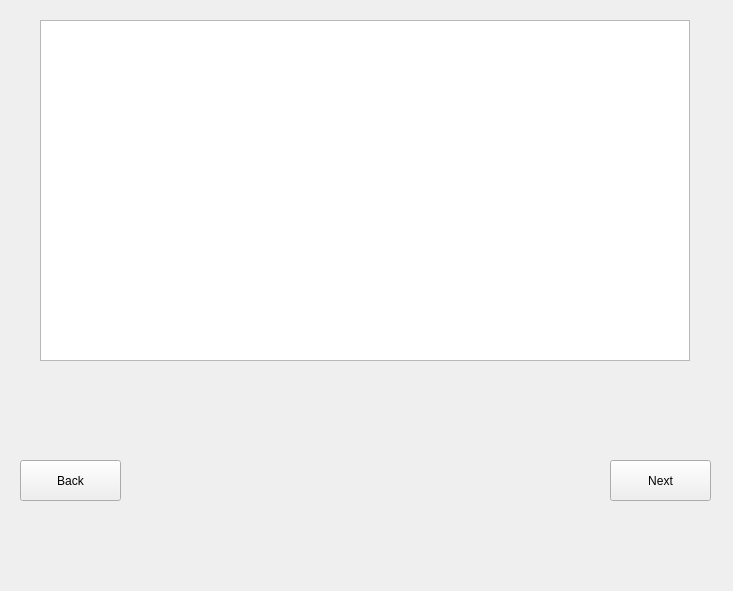
<?xml version="1.0" encoding="UTF-8"?>
<ui version="4.0">
 <class>Form</class>
 <widget class="QWidget" name="Form">
  <property name="geometry">
   <rect>
    <x>0</x>
    <y>0</y>
    <width>733</width>
    <height>591</height>
   </rect>
  </property>
  <property name="windowTitle">
   <string>Form</string>
  </property>
  <widget class="QPushButton" name="bt_prev">
   <property name="geometry">
    <rect>
     <x>20</x>
     <y>460</y>
     <width>101</width>
     <height>41</height>
    </rect>
   </property>
   <property name="text">
    <string>Back</string>
   </property>
  </widget>
  <widget class="QPushButton" name="bt_next">
   <property name="geometry">
    <rect>
     <x>610</x>
     <y>460</y>
     <width>101</width>
     <height>41</height>
    </rect>
   </property>
   <property name="text">
    <string>Next</string>
   </property>
  </widget>
  <widget class="QListWidget" name="listWidget">
   <property name="geometry">
    <rect>
     <x>40</x>
     <y>20</y>
     <width>650</width>
     <height>341</height>
    </rect>
   </property>
   <property name="sizePolicy">
    <sizepolicy hsizetype="Fixed" vsizetype="Fixed">
     <horstretch>0</horstretch>
     <verstretch>0</verstretch>
    </sizepolicy>
   </property>
   <property name="minimumSize">
    <size>
     <width>650</width>
     <height>0</height>
    </size>
   </property>
   <property name="maximumSize">
    <size>
     <width>650</width>
     <height>16777215</height>
    </size>
   </property>
   <property name="selectionMode">
    <enum>QAbstractItemView::NoSelection</enum>
   </property>
   <property name="resizeMode">
    <enum>QListView::Fixed</enum>
   </property>
   <property name="selectionRectVisible">
    <bool>false</bool>
   </property>
   <property name="sortingEnabled">
    <bool>false</bool>
   </property>
  </widget>
 </widget>
 <resources/>
 <connections/>
</ui>
